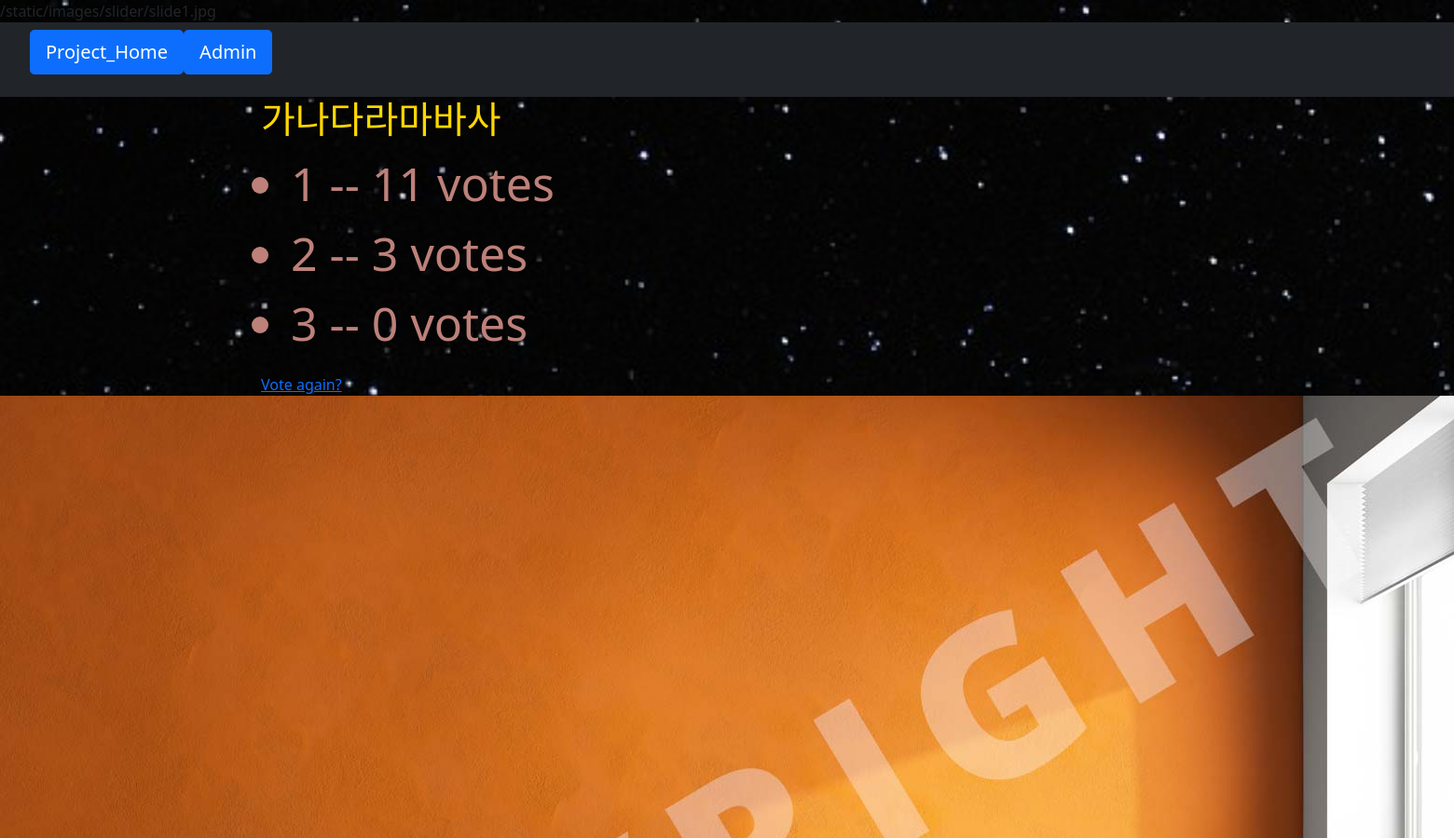
Before: /gogo/1/results/ (upper part) with the older database file.
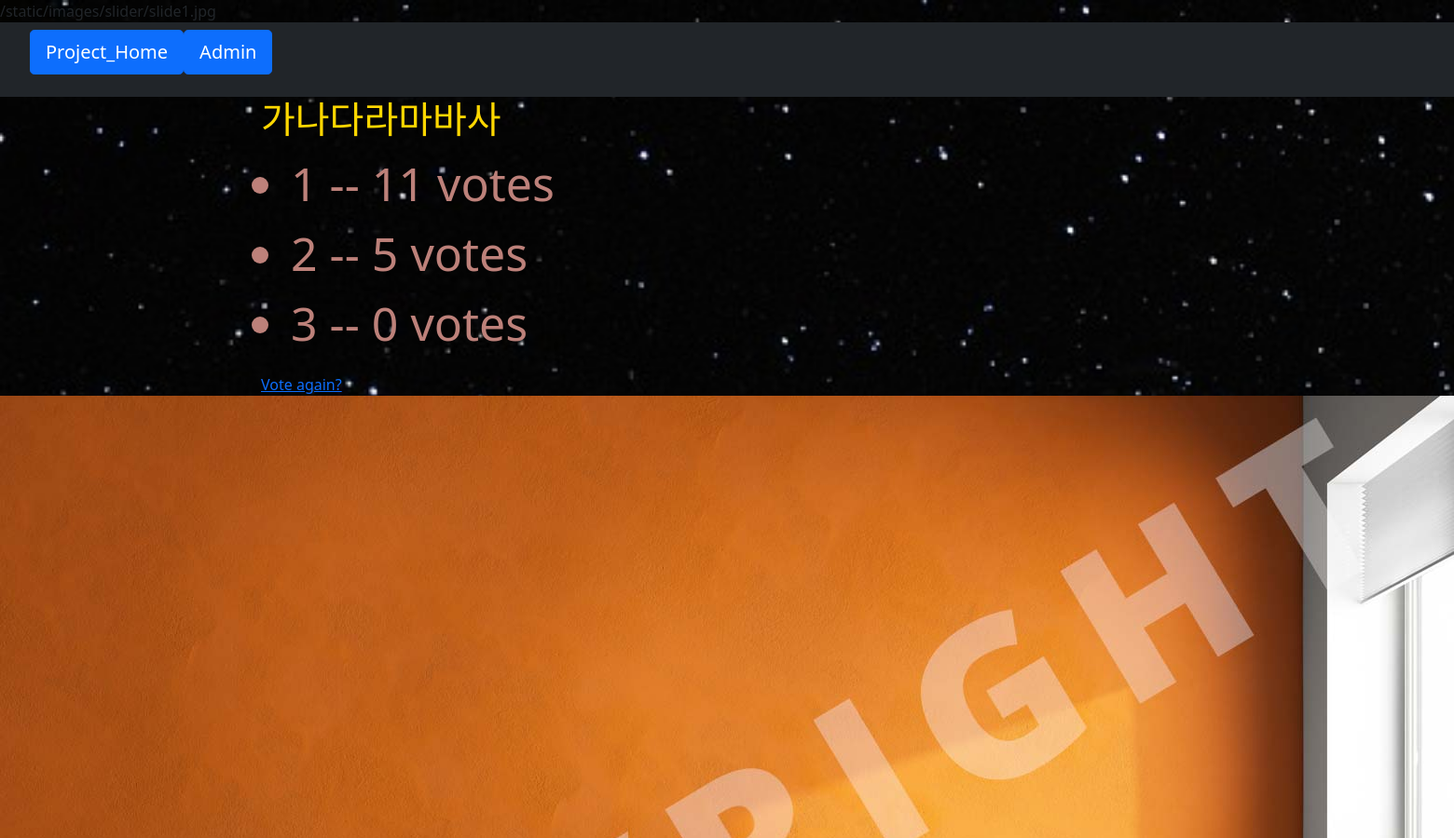
After: the same page with the newer database file.
### gogo/models.py (models this page shows, shortened)
class Cquestion1(models.Model):
    question_text = models.CharField(max_length=200)
    pub_date = models.DateTimeField('date published')

class Cchoise1(models.Model):
    question = models.ForeignKey(Cquestion1, on_delete=models.CASCADE)
    choice_text = models.CharField(max_length=200)
    votes = models.IntegerField(default=0)

### gogo/views.py (the view)
# urls.py: path('<int:question_id>/results/', views.results, name='results'),
def results(request, question_id):
    question = get_object_or_404(Cquestion1, pk=question_id)
    return render(request, 'gogo/results.html', {'question': question})

### gogo/templates/gogo/results.html
{% extends "base.html" %}
{% block content %}
<h1>{{ question.question_text }}</h1>
<ul>
{% for choice in question.cchoise1_set.all %}
  <li>{{ choice.choice_text }} -- {{ choice.votes }} vote{{ choice.votes|pluralize }}</li>
{% endfor %}
</ul>
<a href="{% url 'gogo:detail' question.id %}">Vote again?</a>
{% endblock content %}

### templates/base.html (shortened to what this page needs)
<!DOCTYPE html>
<html lang="ko">
<head>
    {% load static %}
  <link rel="stylesheet" href="https://cdn.jsdelivr.net/bxslider/4.2.12/jquery.bxslider.css">
  <link rel="stylesheet" href="{% static 'css/base.css' %}" />
  <link href="https://cdn.jsdelivr.net/npm/bootstrap@5.1.3/dist/css/bootstrap.min.css" rel="stylesheet">
</head>
<body>
  <nav class="navbar navbar-dark bg-dark">
    <div id="sidev">
      {% block sidebar %}
      <ul>
        <a href="/" class="btn btn-lg btn-primary btn-color-white">Project_Home</a>
        <a href="/admin" class="btn btn-lg btn-primary btn-color-white">Admin</a>
      </ul>
      {% endblock %}
    </div>
  </nav>
  <div id="content">
    <div class="section">
    {% block content %}{% endblock %}
    </div>
  </div>
  <div class="bxslider">
    <div><img src="{% static 'images/slider/slide1.jpg' %}" class="ax"></div>
  </div>
</body>
</html>

### static/css/base.css (style rules this page uses)
body { background-image:url('../images/back.jpg'); }
div#content { width: 800px; margin: 0 auto; }
h1 { color: gold; }
body { margin: 0 auto; background-repeat: no-repeat; background-size:cover; }
div#content { width: 1000px; margin: 0 auto; }
div#sidev > ul { display: flex; }
div li { font-size: 50px; color : rgb(189, 129, 122) }

Changed rows visible on the page:
changed Cchoise1 (number 2 of 3 on the later page): votes "3" → "5"
